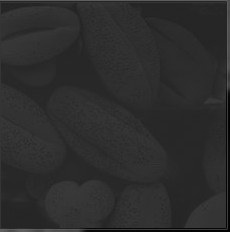
#> input picture Ödev1/Images/img_6.jpg, 230 x 232 px
$ python 'HistogramEşitleme.py'
#> lines starting #> are read from the running program, lines starting #| are printed output that depends on the picture
#> further down, foto is the input picture: shape (232, 230); min 0, max 101, mean 45.1
import cv2
import matplotlib.pyplot as plt
import numpy as np


def fotografin_histogramini_olustur(foto, L):
#> called with L = 256
    histogram, bins = np.histogram(foto, bins=L, range=(0, L))
#> histogram = 256 values, max 5189 at index 40, min 0 at index 20, mean 208.4; bins = 257 values from 0 to 256
    return histogram


def p_Hesapla(foto, L):
    histogram = fotografin_histogramini_olustur(foto, L)
    return histogram / foto.size


def t_Hesapla(p):
    return np.cumsum(p)


def histogram_esitleme(foto, L):
    p = p_Hesapla(foto, L)
#> p = 256 values, max 0.0972 at index 40, min 0 at index 20, mean 0.00391
    t = t_Hesapla(p)
#> t = 256 values from 5.62e-05 to 1
    eksi_t = (L-1) * t
#> eksi_t = 256 values from 0.0143 to 255
    shape = foto.shape
#> shape = (232, 230)
    ravel = foto.ravel() #tek boyuta donuştür
    hist_es_foto = np.zeros_like(ravel)
    for i, pixel in enumerate(ravel):
        hist_es_foto[i] = eksi_t[pixel]
#> this loop made 53360 passes
#> pixel on passes 1 to 3: 94, 91, 97
    return hist_es_foto.reshape(shape).astype(np.uint8)
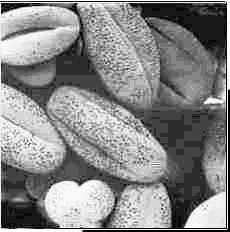
#> returned value: shape (232, 230); min 0, max 254, mean 134.3


if __name__ == "__main__":
    L = 256
    foto = cv2.imread("./Images/img_6.jpg", 0)
    hist_es_foto = histogram_esitleme(foto, L)
    yanyana = np.hstack((foto, hist_es_foto))
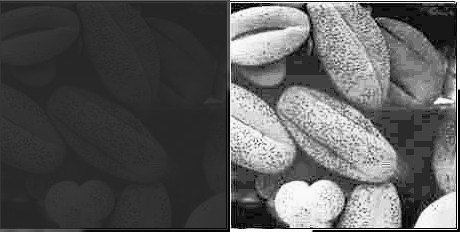
#> yanyana: shape (232, 460); min 0, max 254, mean 89.7
    plt.imshow(yanyana, cmap="gray")
    plt.show()

$ run again, with Ödev1/Images/img_2.jpg copied over Ödev1/Images/img_6.jpg
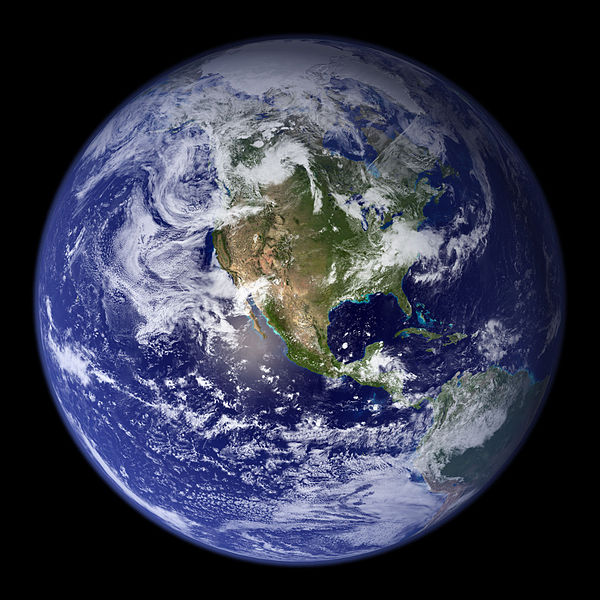
#> input picture Ödev1/Images/img_2.jpg, 600 x 600 px
#> `foto = cv2.imread("./Images/img_6.jpg", 0)`:
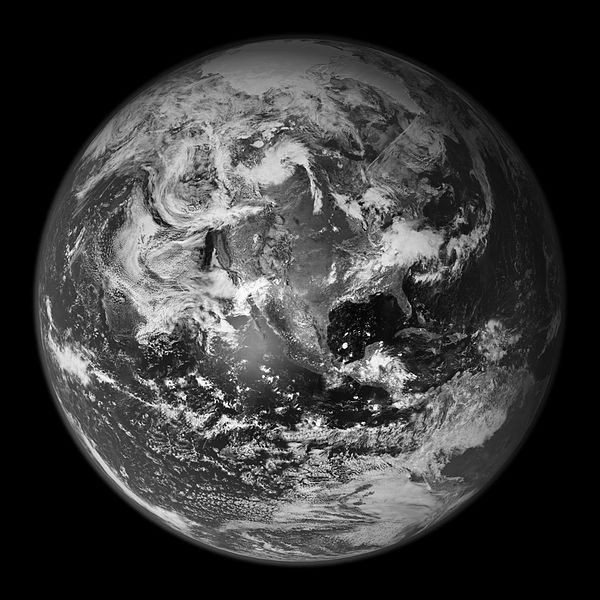
#> foto: shape (600, 600); min 0, max 255, mean 59
#> in fotografin_histogramini_olustur, `histogram, bins = np.histogram(foto, bins=L, range=(0, L))`: histogram = 256 values, max 131019 at index 0, min 34 at index 252, mean 1406.2; bins = 257 values from 0 to 256
#> p = 256 values, max 0.364 at index 0, min 9.44e-05 at index 252, mean 0.00391
#> t = 256 values from 0.364 to 1
#> eksi_t = 256 values from 92.81 to 255
#> `yanyana = np.hstack((foto, hist_es_foto))`:
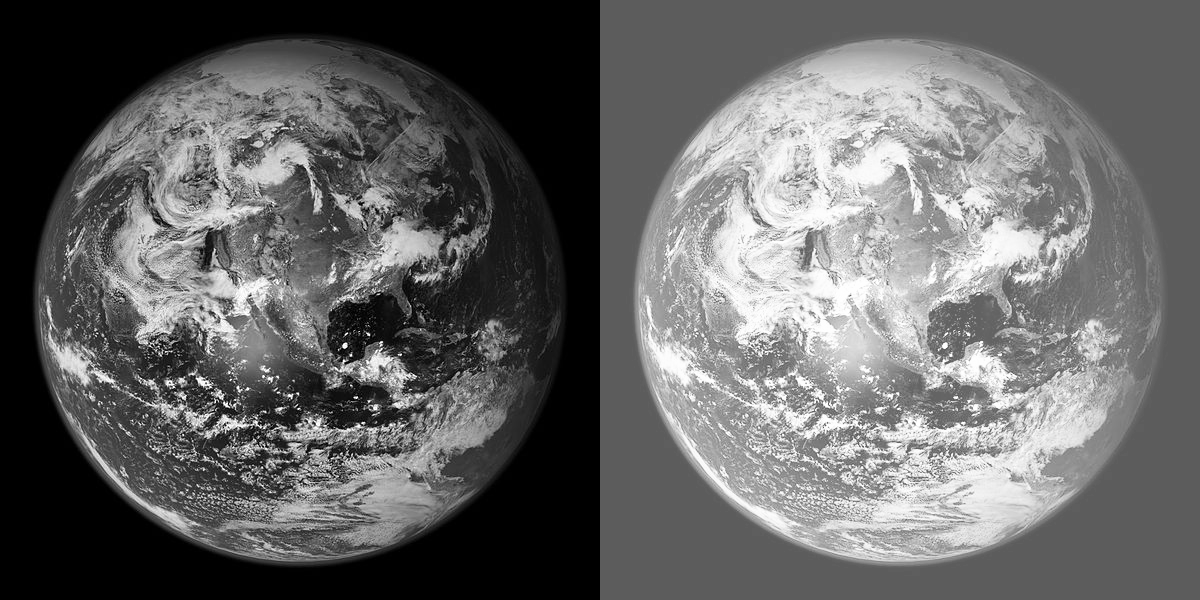
#> yanyana: shape (600, 1200); min 0, max 255, mean 101.5

$ run again, with Ödev1/Images/img_3.jpg copied over Ödev1/Images/img_6.jpg
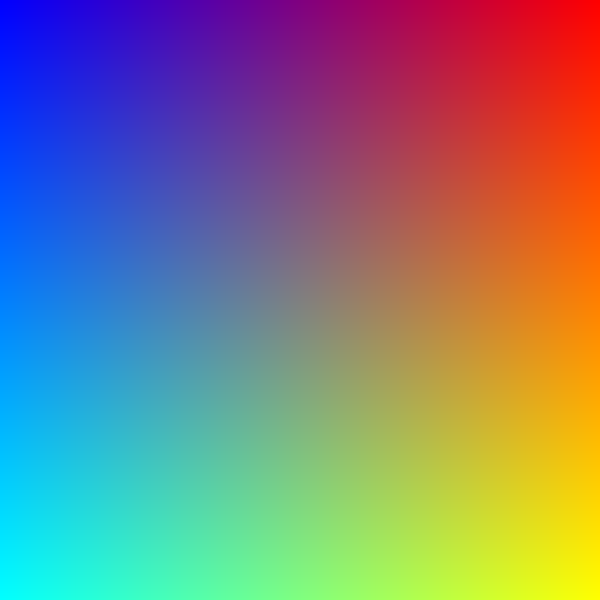
#> input picture Ödev1/Images/img_3.jpg, 600 x 600 px
#> `foto = cv2.imread("./Images/img_6.jpg", 0)`:
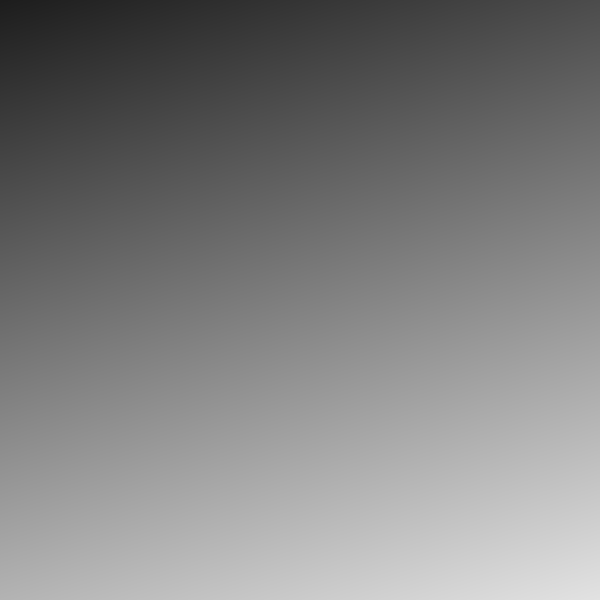
#> foto: shape (600, 600); min 29, max 226, mean 127.3
#> in fotografin_histogramini_olustur, `histogram, bins = np.histogram(foto, bins=L, range=(0, L))`: histogram = 256 values, max 2399 at index 81, min 0 at index 0, mean 1406.2; bins = 257 values from 0 to 256
#> p = 256 values, max 0.00666 at index 81, min 0 at index 0, mean 0.00391
#> t = 256 values from 0 to 1
#> eksi_t = 256 values from 0 to 255
#> the loop in histogram_esitleme, `for i, pixel in enumerate(ravel):` made 360000 passes
#> pixel on passes 1 to 3: 29, 29, 29
#> `yanyana = np.hstack((foto, hist_es_foto))`:
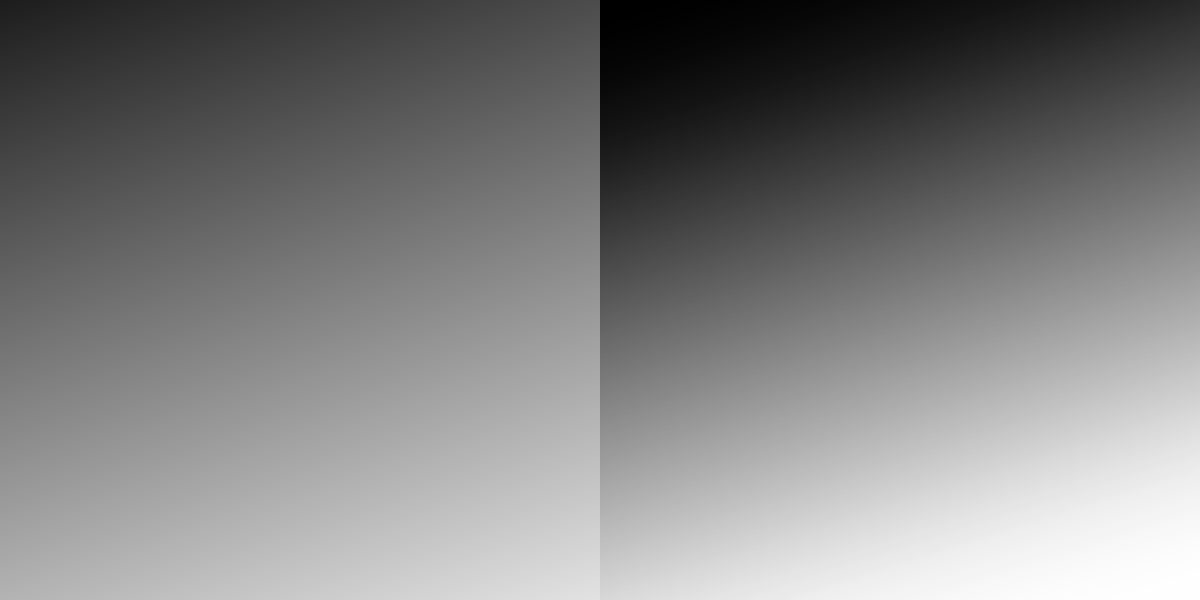
#> yanyana: shape (600, 1200); min 0, max 254, mean 127.6
